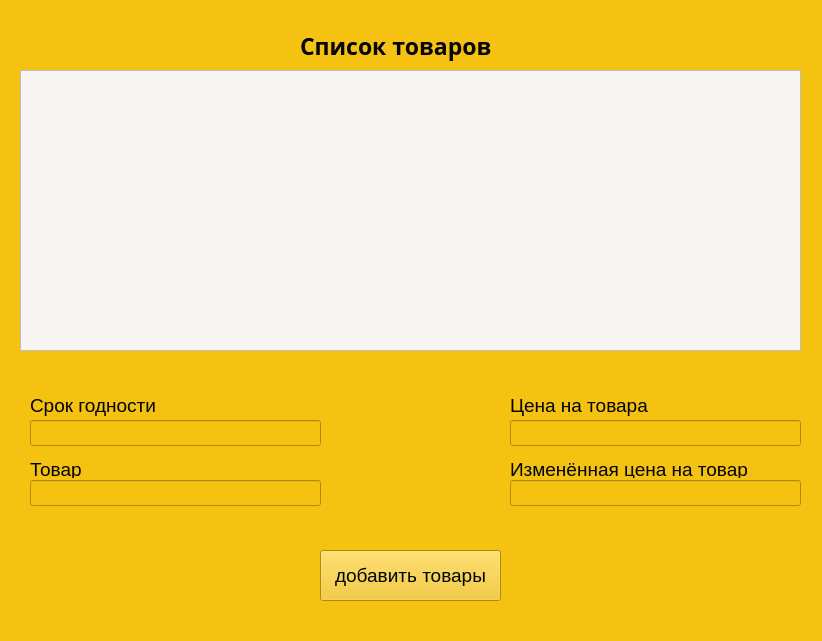
<?xml version="1.0" encoding="UTF-8"?>
<ui version="4.0">
 <class>Admin_window</class>
 <widget class="QWidget" name="Admin_window">
  <property name="geometry">
   <rect>
    <x>0</x>
    <y>0</y>
    <width>822</width>
    <height>641</height>
   </rect>
  </property>
  <property name="windowTitle">
   <string>adn</string>
  </property>
  <property name="styleSheet">
   <string notr="true">background-color: rgb(245, 194, 17);</string>
  </property>
  <widget class="QLabel" name="label_tov">
   <property name="geometry">
    <rect>
     <x>300</x>
     <y>20</y>
     <width>271</width>
     <height>51</height>
    </rect>
   </property>
   <property name="font">
    <font>
     <family>Open Sans</family>
     <pointsize>17</pointsize>
     <weight>75</weight>
     <italic>false</italic>
     <bold>true</bold>
    </font>
   </property>
   <property name="styleSheet">
    <string notr="true"/>
   </property>
   <property name="text">
    <string>Список товаров</string>
   </property>
  </widget>
  <widget class="QPushButton" name="push_db">
   <property name="geometry">
    <rect>
     <x>320</x>
     <y>550</y>
     <width>181</width>
     <height>51</height>
    </rect>
   </property>
   <property name="font">
    <font>
     <pointsize>14</pointsize>
    </font>
   </property>
   <property name="text">
    <string>добавить товары</string>
   </property>
  </widget>
  <widget class="QTableWidget" name="TableView">
   <property name="geometry">
    <rect>
     <x>20</x>
     <y>70</y>
     <width>781</width>
     <height>281</height>
    </rect>
   </property>
   <property name="styleSheet">
    <string notr="true">background-color: rgb(246, 245, 244);</string>
   </property>
  </widget>
  <widget class="QLabel" name="label_3">
   <property name="geometry">
    <rect>
     <x>30</x>
     <y>460</y>
     <width>241</width>
     <height>18</height>
    </rect>
   </property>
   <property name="font">
    <font>
     <pointsize>14</pointsize>
    </font>
   </property>
   <property name="text">
    <string>Товар</string>
   </property>
  </widget>
  <widget class="QLabel" name="label">
   <property name="geometry">
    <rect>
     <x>40</x>
     <y>390</y>
     <width>281</width>
     <height>18</height>
    </rect>
   </property>
   <property name="font">
    <font>
     <pointsize>14</pointsize>
     <weight>75</weight>
     <bold>true</bold>
    </font>
   </property>
   <property name="styleSheet">
    <string notr="true">color: rgb(46, 194, 126);</string>
   </property>
   <property name="text">
    <string/>
   </property>
  </widget>
  <widget class="QLabel" name="label_2">
   <property name="geometry">
    <rect>
     <x>30</x>
     <y>390</y>
     <width>201</width>
     <height>31</height>
    </rect>
   </property>
   <property name="font">
    <font>
     <pointsize>14</pointsize>
    </font>
   </property>
   <property name="text">
    <string>Срок годности</string>
   </property>
  </widget>
  <widget class="QLineEdit" name="lineEdit">
   <property name="geometry">
    <rect>
     <x>30</x>
     <y>420</y>
     <width>291</width>
     <height>26</height>
    </rect>
   </property>
  </widget>
  <widget class="QLineEdit" name="lineEdit_2">
   <property name="geometry">
    <rect>
     <x>30</x>
     <y>480</y>
     <width>291</width>
     <height>26</height>
    </rect>
   </property>
  </widget>
  <widget class="QLabel" name="label_4">
   <property name="geometry">
    <rect>
     <x>510</x>
     <y>460</y>
     <width>241</width>
     <height>18</height>
    </rect>
   </property>
   <property name="font">
    <font>
     <pointsize>14</pointsize>
    </font>
   </property>
   <property name="text">
    <string>Изменённая цена на товар</string>
   </property>
  </widget>
  <widget class="QLineEdit" name="lineEdit_3">
   <property name="geometry">
    <rect>
     <x>510</x>
     <y>480</y>
     <width>291</width>
     <height>26</height>
    </rect>
   </property>
  </widget>
  <widget class="QLabel" name="label_5">
   <property name="geometry">
    <rect>
     <x>520</x>
     <y>390</y>
     <width>281</width>
     <height>18</height>
    </rect>
   </property>
   <property name="font">
    <font>
     <pointsize>14</pointsize>
     <weight>75</weight>
     <bold>true</bold>
    </font>
   </property>
   <property name="styleSheet">
    <string notr="true">color: rgb(46, 194, 126);</string>
   </property>
   <property name="text">
    <string/>
   </property>
  </widget>
  <widget class="QLabel" name="label_6">
   <property name="geometry">
    <rect>
     <x>510</x>
     <y>390</y>
     <width>201</width>
     <height>31</height>
    </rect>
   </property>
   <property name="font">
    <font>
     <pointsize>14</pointsize>
    </font>
   </property>
   <property name="text">
    <string>Цена на товара</string>
   </property>
  </widget>
  <widget class="QLineEdit" name="lineEdit_4">
   <property name="geometry">
    <rect>
     <x>510</x>
     <y>420</y>
     <width>291</width>
     <height>26</height>
    </rect>
   </property>
  </widget>
 </widget>
 <resources/>
 <connections/>
</ui>
